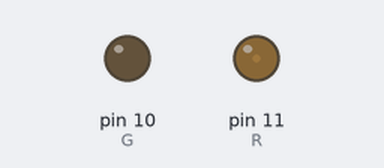
This sketch was run on a simulated Arduino Uno, built with avr-gcc and run on an emulated ATmega328P. Parts: output pins drawn as LEDs (lit = HIGH).

Above: at 0.15 s.
At 9.76 s:
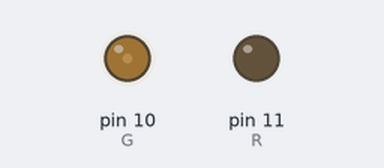
At 19.67 s:
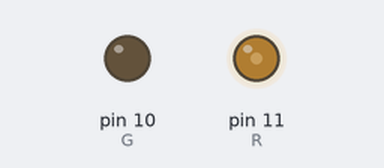
At 39.8 s:
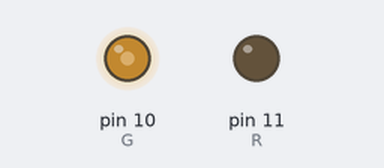
Timing chart, 0 to 40.0 s (numbered marks = the images above):
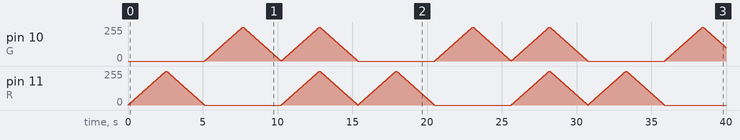

The sketch:

basic_test.ino
```cpp
/* 2 Color(R,G) LED Module (KY-011) [D005] : http://rdiot.tistory.com/197 [RDIoT Demo] */

int R = 11; // OUTPUT PIN red
int G = 10; // OUTPUT PIN green

void setup()
{
 Serial.begin(115200);
 pinMode(R, OUTPUT);
 pinMode(G, OUTPUT);
}

void loop()
{
 analogWrite(R, 0);
 analogWrite(G, 0);

 // RED
 for (int i = 0; i < 256; i++)
 {
 analogWrite(R, i);
 delay(10);
 }
 for (int i = 0; i < 256; i++)
 {
 analogWrite(R, 255-i);
 delay(10);
 }

 // YELLOW
 for (int i = 0; i < 256; i++)
 {
 analogWrite(G, i);
 delay(10);
 }
 for (int i = 0; i < 256; i++)
 {
 analogWrite(G, 255 - i);
 delay(10);
 }

 // RED + Green
 for (int i = 0; i < 256; i++)
 {
 analogWrite(R, i);
 analogWrite(G, i);
 delay(10);
 }

 for (int i = 0; i < 256; i++)
 {
 analogWrite(R, 255 - i);
 analogWrite(G, 255 - i);
 delay(10);
 }
}
```
